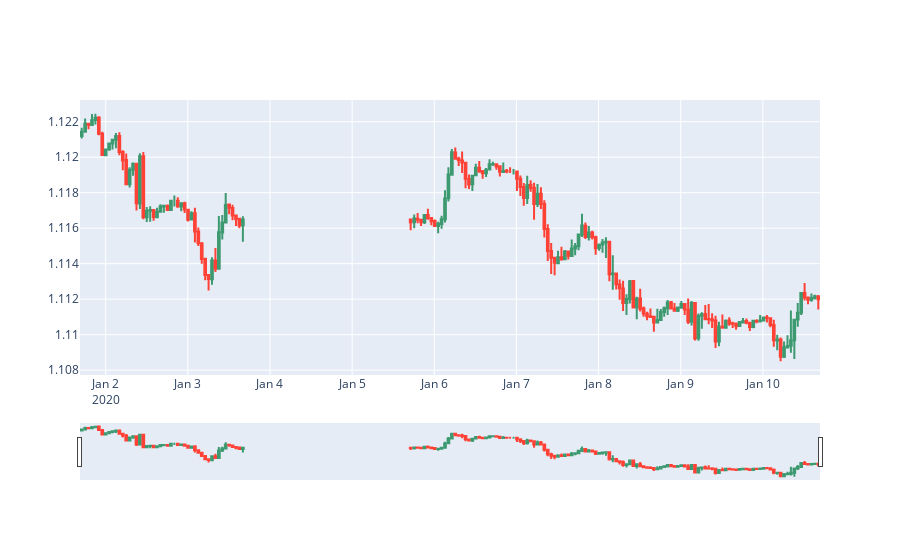

Source (notebook cell):
### Markdown cell above
## The historical data
The folder `eurusd` contains the 1-min OHLC (Open, High, Low, Close) ticks of the EUR/USD forex pair from 2015 to 2023. The historical data has been downloaded from [HistData.com](https://www.histdata.com/).

Let's load the data corresponding to the 2020 year and plot the first week of data using 15min candlesticks.

### Code cell
PAIRS_PATH = pathlib.Path.cwd().resolve() / "eurusd"
MODELS_PATH = pathlib.Path.cwd().resolve() / "saved_models"

ticks, epochs = csv_to_ticks([f'{PAIRS_PATH}/DAT_ASCII_EURUSD_M1_2020.zip'])
window = 60*24*7
candle_width = 60
candlesticks = ticks_to_candlesticks(ticks[:window], candle_width)

datetime = pd.to_datetime(epochs, unit='s')
datetime = datetime[range(0, window, candle_width)]


fig = go.Figure(data=[go.Candlestick(x=datetime,
                open=candlesticks[:, OHLC.OPEN],
                high=candlesticks[:, OHLC.HIGH],
                low=candlesticks[:, OHLC.LOW],
                close=candlesticks[:, OHLC.CLOSE])])

fig.show()

### Figure 1 — Plotly figure (JSON) as saved in the notebook; plotly's stock layout.template omitted (floating-point values rounded to 4 significant figures; data arrays with more than 128 entries replaced by an {"elided": "..."} marker saying what was removed)
{"data": [{"close": {"elided": "168 float values"}, "high": {"elided": "168 float values"}, "low": {"elided": "168 float values"}, "open": {"elided": "168 float values"}, "type": "candlestick", "x": {"elided": "168 str values"}}], "layout": {}}
